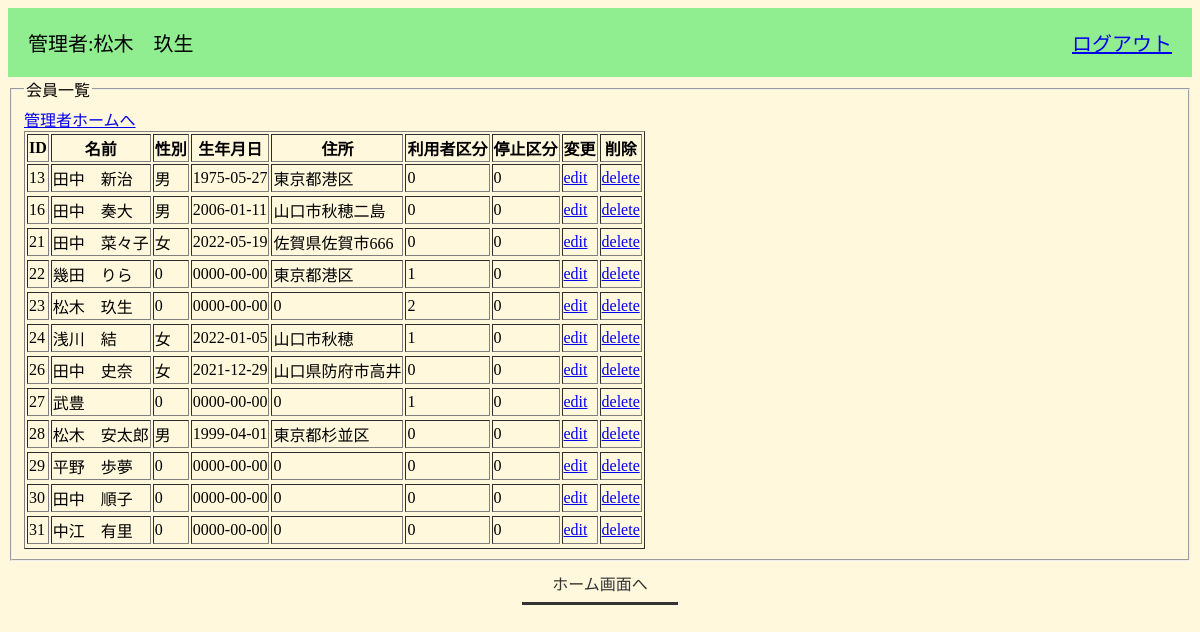
The app's page /member_read.php (signed in) with its own data.
### tables this page shows
CREATE TABLE `member_table` (
  `member_id` int(11) NOT NULL,
  `mbname` varchar(128) NOT NULL,
  `login_id` varchar(128) NOT NULL,
  `password` varchar(128) NOT NULL,
  `is_admin` int(1) NOT NULL,
  `is_dalete` int(1) NOT NULL,
  `seibetu` varchar(64) NOT NULL,
  `barthday` date NOT NULL,
  `mbaddress` varchar(128) NOT NULL,
  `created_at` datetime NOT NULL,
  `update_at` datetime NOT NULL
);

### member_read.php (the view, shortened to what this page needs)
<?php
$pdo = connect_to_db();
$sql = 'SELECT * FROM member_table ORDER BY member_id ASC';
$stmt = $pdo->prepare($sql);
try {
    $status = $stmt->execute();
} catch (PDOException $e) {
    echo json_encode(["sql error" => "{$e->getMessage()}"]);
    exit();
}
$result = $stmt->fetchAll(PDO::FETCH_ASSOC);
$output = "";
foreach ($result as $record) {
    $output .= "<tr><td>{$record['member_id']}</td><td>{$record['mbname']}</td><td>{$record['seibetu']}</td><td>{$record['barthday']}</td><td>{$record['mbaddress']}</td><td>{$record['is_admin']}</td><td>{$record['is_dalete']}</td>
    <td>
        <a href='member_edit.php?id={$record["member_id"]}'>edit</a>
      </td>
      <td>
        <a href='member_delete.php?id={$record["member_id"]}'>delete</a>
      </td><tr>";
}
?>
<!DOCTYPE html>
<html lang="ja">
<head>
    <link rel="stylesheet" href="css/style_home_admin.css">
</head>
<body>
    <header class="header">
        <div class="home_head">
            <p>管理者:<?= $_SESSION['mbname'] ?></p>
        </div>
        <div class="home_head_text">
            <p><a href="logout.php">ログアウト</a></p>
        </div>
    </header>
    <fieldset>
        <legend>会員一覧</legend>
        <a href="admin_home.php">管理者ホームへ</a>
        <table border="1">
            <thead>
                <tr>
                    <th>ID</th>
                    <th>名前</th>
                    <th>性別</th>
                    <th>生年月日</th>
                    <th>住所</th>
                    <th>利用者区分</th>
                    <th>停止区分</th>
                    <th>変更</th>
                    <th>削除</th>
                </tr>
            </thead>
            <tbody>
                <?= $output ?>
            </tbody>
        </table>
    </fieldset>
    <div class="top">
        <a class="gohome" href=" admin_home.php"><span>ホーム画面へ</span></a>
    </div>
</body>
</html>

### css/style_home_admin.css (style rules this page uses)
body { background-color: cornsilk; }
.header { display: flex; justify-content: space-between; background-color: lightgreen; height:auto; }
.home_head { display: flex; justify-content: left; font-size: 20px; margin: 0px 20px; }
.home_head_text { font-size: 20px; margin: 0px 20px; }
.top { display: flex; justify-content: center; }
.gohome { position:relative; color:#333; padding: 10px 30px; display:inline-block; text-decoration: none; outline: none; }
.gohome span { position:relative; z-index: 2; }
.gohome::after { content:''; position:absolute; z-index:1; bottom:0; left:0; background:#333; width:100%; height:3px; transition:all 0.3s ease-in-out; }

### records on screen
member_table: member_id "13", mbname "田中 新治", seibetu "男", barthday "1975-05-27", mbaddress "東京都港区", is_admin "0", is_dalete "0"
member_table: member_id "16", mbname "田中 奏大", seibetu "男", barthday "2006-01-11", mbaddress "山口市秋穂二島", is_admin "0", is_dalete "0"
member_table: member_id "21", mbname "田中 菜々子", seibetu "女", barthday "2022-05-19", mbaddress "佐賀県佐賀市666", is_admin "0", is_dalete "0"
member_table: member_id "22", mbname "幾田 りら", seibetu "0", barthday "0000-00-00", mbaddress "東京都港区", is_admin "1", is_dalete "0"
member_table: member_id "23", mbname "松木 玖生", seibetu "0", barthday "0000-00-00", mbaddress "0", is_admin "2", is_dalete "0"
member_table: member_id "24", mbname "浅川 結", seibetu "女", barthday "2022-01-05", mbaddress "山口市秋穂", is_admin "1", is_dalete "0"
member_table: member_id "26", mbname "田中 史奈", seibetu "女", barthday "2021-12-29", mbaddress "山口県防府市高井", is_admin "0", is_dalete "0"
member_table: member_id "27", mbname "武豊", seibetu "0", barthday "0000-00-00", mbaddress "0", is_admin "1", is_dalete "0"
member_table: member_id "28", mbname "松木 安太郎", seibetu "男", barthday "1999-04-01", mbaddress "東京都杉並区", is_admin "0", is_dalete "0"
member_table: member_id "29", mbname "平野 歩夢", seibetu "0", barthday "0000-00-00", mbaddress "0", is_admin "0", is_dalete "0"
member_table: member_id "30", mbname "田中 順子", seibetu "0", barthday "0000-00-00", mbaddress "0", is_admin "0", is_dalete "0"
member_table: member_id "31", mbname "中江 有里", seibetu "0", barthday "0000-00-00", mbaddress "0", is_admin "0", is_dalete "0"

### other values on screen
$_SESSION['mbname'] "松木 玖生"
